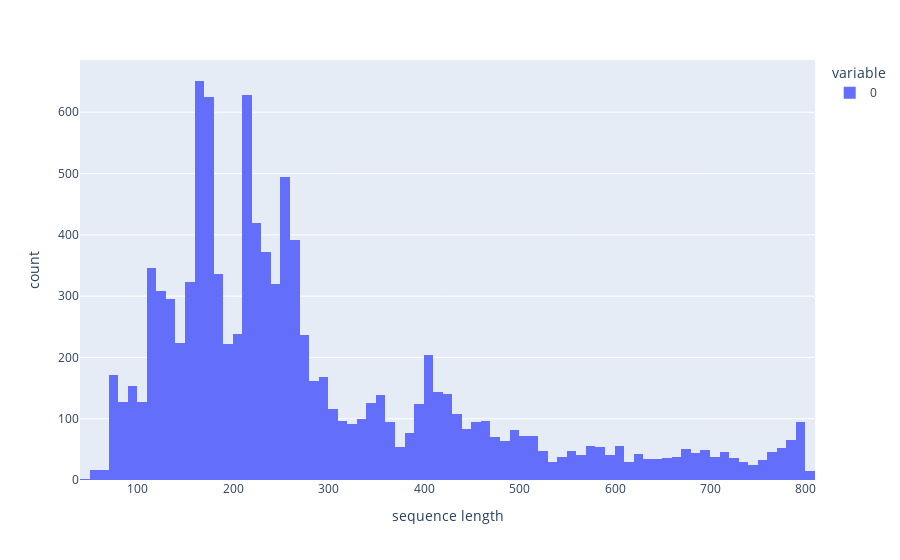

The notebook cell this image was saved under:
### Markdown cell above
## MITE-Tracker

### Code cell
seq_lens = []
for seq_record in SeqIO.parse("data/MITE_consensi.fa", "fasta"):
    seq_id = seq_record.id
    seq_lens.append(len(seq_record.seq))

fig = px.histogram(seq_lens, labels={'value':'sequence length'})
fig.show()

### Figure 1 — Plotly figure (JSON) as saved in the notebook; plotly's stock layout.template omitted (floating-point values rounded to 4 significant figures; data arrays with more than 128 entries replaced by an {"elided": "..."} marker saying what was removed)
{"data": [{"alignmentgroup": "True", "bingroup": "x", "hovertemplate": "variable=0<br>sequence length=%{x}<br>count=%{y}<extra></extra>", "legendgroup": "0", "marker": {"color": "#636efa", "pattern": {"shape": ""}}, "name": "0", "offsetgroup": "0", "orientation": "v", "showlegend": true, "type": "histogram", "x": {"elided": "10863 int values"}, "xaxis": "x", "yaxis": "y"}], "layout": {"autosize": true, "barmode": "relative", "legend": {"title": {"text": "variable"}, "tracegroupgap": 0}, "margin": {"t": 60}, "xaxis": {"anchor": "y", "autorange": true, "domain": [0, 1], "range": [39.5, 809.5], "title": {"text": "sequence length"}, "type": "linear"}, "yaxis": {"anchor": "x", "autorange": true, "domain": [0, 1], "range": [0, 685.3], "title": {"text": "count"}}}}
